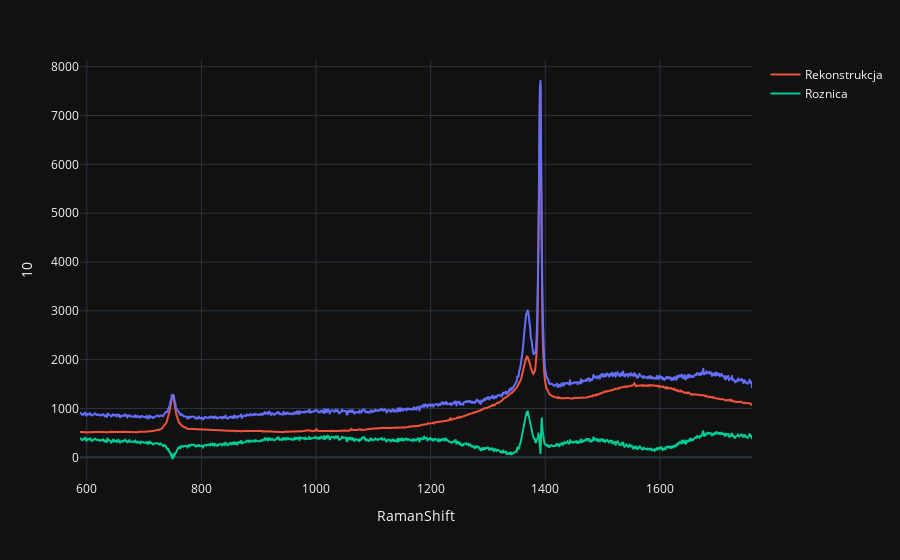

Here is the notebook cell this chart was saved with:
### Code cell
r = map_a.reconstruct(5)
d = map_a.data_matrix - r
i = 10
f = map_a.plotSpectrum(i)
f.add_scatter(x = map_a.raman_shift, y = r[i], mode='lines', name = 'Rekonstrukcja')
f.add_scatter(x = map_a.raman_shift, y = d[i], mode='lines', name = 'Roznica')
f.update_layout(hovermode="x")
f.show()

### Figure 1 — Plotly figure (JSON) as saved in the notebook; plotly's stock layout.template omitted (floating-point values rounded to 4 significant figures; data arrays with more than 128 entries replaced by an {"elided": "..."} marker saying what was removed)
{"data": [{"hovertemplate": "RamanShift=%{x}<br>10=%{y}<extra></extra>", "legendgroup": "", "line": {"color": "#636efa", "dash": "solid"}, "marker": {"symbol": "circle"}, "mode": "lines", "name": "", "showlegend": false, "x": {"elided": "1011 float values"}, "xaxis": "x", "y": {"elided": "1011 float values"}, "yaxis": "y", "type": "scattergl"}, {"mode": "lines", "name": "Rekonstrukcja", "x": {"elided": "1011 float values"}, "y": {"elided": "1011 float values"}, "type": "scatter"}, {"mode": "lines", "name": "Roznica", "x": {"elided": "1011 float values"}, "y": {"elided": "1011 float values"}, "type": "scatter"}], "layout": {"xaxis": {"anchor": "y", "domain": [0.0, 1.0], "title": {"text": "RamanShift"}}, "yaxis": {"anchor": "x", "domain": [0.0, 1.0], "title": {"text": "10"}}, "legend": {"tracegroupgap": 0}, "margin": {"t": 60}, "hovermode": "x"}}
